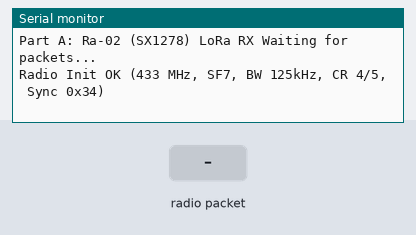
Bench run of a sketch on a simulated ESP32. Shown: the last lines printed to the serial monitor. The inputs (shaded band) are chosen by the test bench. No radio packets arrive unless stated.

Above: at 1.7 s.
1.8 s: radio packet "1" arrives
At 2.4 s:
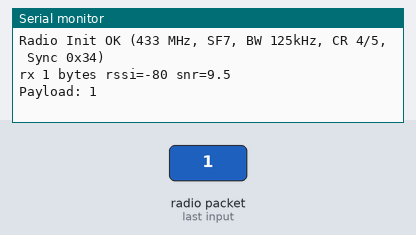
3.3 s: radio packet "0" arrives
At 4.5 s:
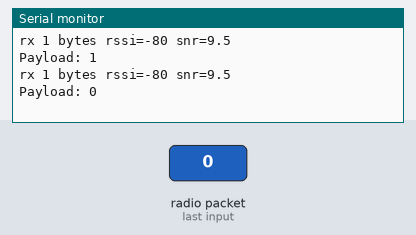
4.8 s: radio packet "2" arrives
At 5.8 s:
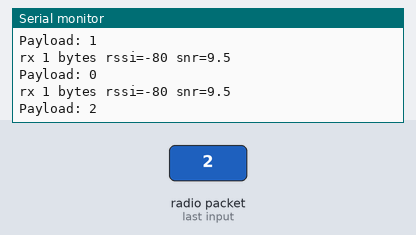

Measured:
- after the input at 1.8 s, the serial monitor: prints a new line at once (image 1)
- after the input at 3.3 s, the serial monitor: prints a new line at once (image 2)
- after the input at 4.8 s, the serial monitor: prints a new line at once (image 3)

The sketch:

PART_A_RX.ino
```cpp
// Part A: RX

#include <SPI.h>
#include <LoRa.h>

#define SS_PIN    5
#define RST_PIN   14
#define DIO0_PIN  2

#define LORA_FREQ 433E6

void radioBegin() {
  LoRa.setPins(SS_PIN, RST_PIN, DIO0_PIN);
  if (!LoRa.begin(LORA_FREQ)) {
    Serial.println("radio init failed");
    while (1);
  }
  LoRa.setSpreadingFactor(7);
  LoRa.setSignalBandwidth(125E3);
  LoRa.setCodingRate4(5);
  LoRa.setSyncWord(0x34);
  LoRa.setTxPower(14);
}

void decodeAndShow(const uint8_t* buf, int n) {
  Serial.print("Payload: ");
  for (int i = 0; i < n; i++) {
    Serial.print((char)buf[i]);
  }
  Serial.println();
}

void receiveLoop() {
  int size = LoRa.parsePacket();
  if (!size) return;

  uint8_t buf[64];
  int n = 0;
  while (LoRa.available() && n < (int)sizeof(buf)) {
    buf[n++] = LoRa.read();
  }
  while (LoRa.available()) {
    LoRa.read();
  }

  Serial.printf("rx %d bytes rssi=%d snr=%.1f\n",
                n, LoRa.packetRssi(), LoRa.packetSnr());
  decodeAndShow(buf, n);
}

void setup() {
  Serial.begin(115200);
  delay(500);
  Serial.println("Part A: Ra-02 (SX1278) LoRa RX Waiting for packets...");
  radioBegin();
  Serial.println("Radio Init OK (433 MHz, SF7, BW 125kHz, CR 4/5, Sync 0x34)");
}

void loop() {
  receiveLoop();
}
```
